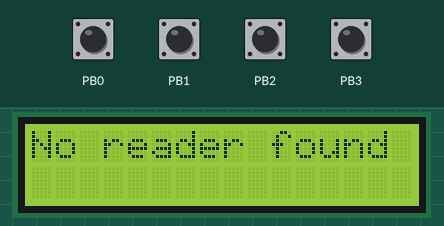
Simulated run of this program. Board: ATmega16, built with avr-gcc and emulated at 7.3728 MHz. Shown: 16×2 character LCD. Wiring (inferred from the names in the program): character LCD (HD44780): RS PD5; R/W PD6; E PD7; data PD0, PD1, PD2, PD3. The test bench sets the inputs (shaded band); at power-on: PB0–3 HIGH. EEPROM starts erased.

Above: at 1.1 s.
At 5.3 s:
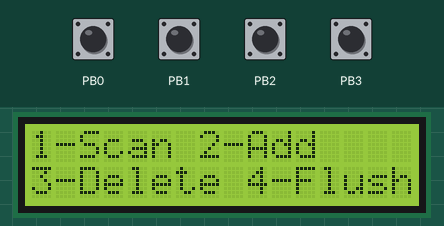
5.4 s: PB3 pulled LOW for 1.4 s
At 6.4 s:
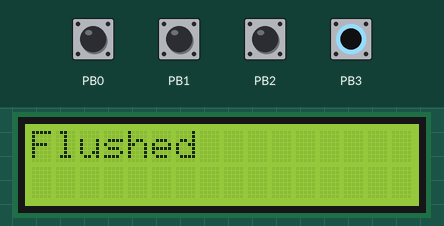
9.1 s: PB0 pulled LOW for 1.4 s
At 10.7 s:
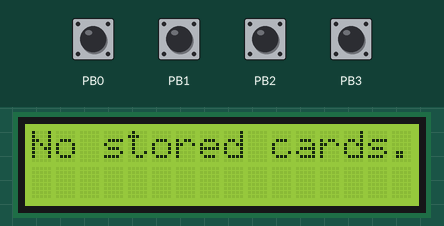
13.1 s: PB1 pulled LOW for 1.4 s
At 15.1 s:
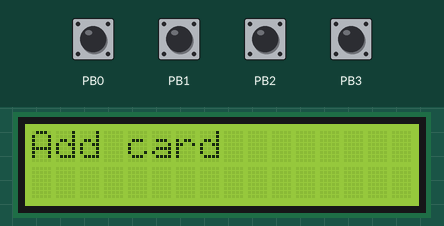
Timing chart, 0 to 16.6 s (numbered marks = the images above; inputs shaded):
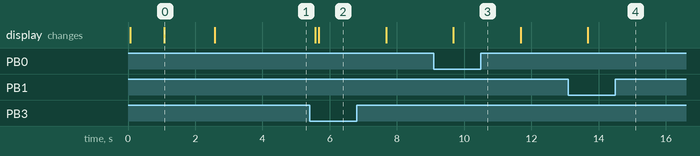

The program:

main.c
```c
#define F_CPU 7372800UL
#include <avr/io.h>
#include <util/delay.h>
#include <stdlib.h>
#include <avr/eeprom.h>
#include "lcd.h"
#include "spi.h"
#include "mfrc522.h"
#include <string.h>

uint8_t SelfTestBuffer[64];

char card1[11];
char card2[11];
char card3[11];
char empty[] = "0000000000";

int card1_empty = 0;
int card2_empty = 0;
int card3_empty = 0;

int scan = 0;
int delete = 0;
int add = 0;
int flush = 0;

void eeprom_read() {
	eeprom_read_block((void*)&card1, (const void*)0, 10);
	eeprom_read_block((void*)&card2, (const void*)10, 10);
	eeprom_read_block((void*)&card3, (const void*)20, 10);
}

void eeprom_flush(int n) {
	if(n == 1 || n == 4) eeprom_write_block((void*)&empty, (void*)0, 10);
	if(n == 2 || n == 4) eeprom_write_block((void*)&empty, (void*)10, 10);
	if(n == 3 || n == 4) eeprom_write_block((void*)&empty, (void*)20, 10);
}

void write_card(int n){
	if(n == 1) eeprom_write_block((void*)&card1, (void*)0, 10);
	if(n == 2) eeprom_write_block((void*)&card2, (void*)10, 10);
	if(n == 3) eeprom_write_block((void*)&card3, (void*)20, 10);
}


int card_empty_check(int n) {
	if(n == 1) {
		if(!strcmp(card1,empty)) return 1;
	}
	if(n == 2) {
		if(!strcmp(card2,empty)) return 1;
	}
	if(n == 3) {
		if(!strcmp(card3,empty)) return 1;
	}

	return 0;
}

int full_card_empty_check() {
	for(int i = 1; i < 4; i++) {
		if(!card_empty_check(i)) return 0;
	}

	return 1;
}

void menu_reset() {
	lcd_clrscr();
	lcd_puts("1-Scan 2-Add");
	lcd_gotoxy(0,1);
	lcd_puts("3-Delete 4-Flush");

	scan = 0;
	add = 0;
	delete = 0;
	flush = 0;
}

void init() {
	DDRD |= _BV(4);

	DDRB = 0x00;
	PORTB = 0x0f;

	TCCR1A = _BV(COM1B1) | _BV(WGM10);
	TCCR1B = _BV(WGM12) | _BV(CS11);
	OCR1B = 96;
	lcd_init(LCD_DISP_ON);
	lcd_clrscr();
}

int main() {
	uint8_t byte;
	uint8_t str[16];
	char rez[11];
	_delay_ms(50);
	char temp[11];
	int flag=0;

	init();
	eeprom_read();

	card1_empty = card_empty_check(1);
	card2_empty = card_empty_check(2);
	card3_empty = card_empty_check(3);

	lcd_puts("RFID Reader");

	spi_init();
	_delay_ms(1000);
	lcd_clrscr();
	mfrc522_init();


	byte = mfrc522_read(VersionReg);
	if(byte == 0x92)
	{
		lcd_puts("MIFARE RC522v2");
		lcd_puts("Detected");
	}else if(byte == 0x91 || byte==0x90)
	{
		lcd_puts("MIFARE RC522v1");
		lcd_puts("Detected");
	}else
	{
		lcd_puts("No reader found");
	}

	byte = mfrc522_read(ComIEnReg);
	mfrc522_write(ComIEnReg,byte|0x20);
	byte = mfrc522_read(DivIEnReg);
	mfrc522_write(DivIEnReg,byte|0x80);

	_delay_ms(1500);
	lcd_clrscr();

	menu_reset();

	while(1){
		menu_reset();
		if(bit_is_clear(PINB, 0)) {
			scan = 1;
			add = 0;
			delete = 0;
			lcd_clrscr();
		}

		if(bit_is_clear(PINB, 1)) {
			scan = 0;
			add = 1;
			delete = 0;
			lcd_clrscr();
		}

		if(bit_is_clear(PINB, 2)) {
			scan = 0;
			add = 0;
			delete = 1;
			lcd_clrscr();
		}

		if(bit_is_clear(PINB, 3)) {
			scan = 0;
			add = 0;
			delete = 0;
			flush = 1;
			lcd_clrscr();
		}

		if(scan) {
			if(full_card_empty_check()) {
				lcd_puts("No stored cards.");
				_delay_ms(1000);
			} else {
				lcd_puts("Scan card");
				flag = 1;
				while(flag) {
				byte = mfrc522_request(PICC_REQALL,str);
				if(byte == CARD_FOUND){
					byte = mfrc522_get_card_serial(str);
					if(byte == CARD_FOUND){
						temp[0] = '\0';
						for(byte=0;byte<5;byte++) {
							itoa(str[byte],rez,16);
							strcat(temp,rez);
						}
						flag = 0;
						lcd_clrscr();
					}
					else{
						lcd_puts("Error");
					}
				}
			}
				if(!strcmp(card1,temp)) lcd_puts("Card 1 OK.");
				else if(!strcmp(card2,temp)) lcd_puts("Card 2 OK.");
				else if(!strcmp(card3,temp)) lcd_puts("Card 3 OK.");
				else lcd_puts("Unknown card.");
			}
		}

		if(delete) {
			if(full_card_empty_check()) {
				lcd_puts("No stored cards.");
				_delay_ms(1000);
			}else {
				lcd_puts("Delete card");

				flag = 1;
				while(flag) {
					byte = mfrc522_request(PICC_REQALL,str);
					if(byte == CARD_FOUND){
						byte = mfrc522_get_card_serial(str);
						if(byte == CARD_FOUND){
							temp[0] = '\0';
							for(byte=0;byte<5;byte++) {
								itoa(str[byte],rez,16);
								strcat(temp,rez);
							}
							flag = 0;
							lcd_clrscr();
						}
						else{
							lcd_puts("Error");
						}
					}
				}

				if(!strcmp(card1,temp)) {
					eeprom_flush(1);
					strcpy(card1,empty);
					lcd_puts("Card 1 deleted.");
				} else if(!strcmp(card2,temp)) {
					eeprom_flush(2);
					strcpy(card2,empty);
					lcd_puts("Card 2 deleted.");
				}else if(!strcmp(card3,temp)){
					eeprom_flush(3);
					strcpy(card3,empty);
					lcd_puts("Card 3 deleted.");
				} else lcd_puts("Unknown card.");
			}
		}

		if(add) {
			lcd_puts("Add card");
			flag = 1;
			while(flag) {
				byte = mfrc522_request(PICC_REQALL,str);
				if(byte == CARD_FOUND){
					byte = mfrc522_get_card_serial(str);
					if(byte == CARD_FOUND){
						temp[0] = '\0';
						for(byte=0;byte<5;byte++) {
							itoa(str[byte],rez,16);
							strcat(temp,rez);
						}
						flag = 0;
						lcd_clrscr();
					}
					else{
						lcd_clrscr();
						lcd_puts("Error");
						_delay_ms(1000);
						lcd_clrscr();
					}
				}
			}


			if(!strcmp(card1,temp)) lcd_puts("Card 1 exists.");
			else if(!strcmp(card2,temp)) lcd_puts("Card 2 exists.");
			else if(!strcmp(card3,temp)) lcd_puts("Card 3 exists.");
			else if(card_empty_check(1)) {
				strcpy(card1,temp);
				write_card(1);
				lcd_puts("Card 1 saved.");
			}
			else if(card_empty_check(2)) {
				strcpy(card2,temp);
				write_card(2);
				lcd_puts("Card 2 saved.");
			}
			else if(card_empty_check(3)){
				strcpy(card3,temp);
				write_card(3);
				lcd_puts("Card 3 saved.");
			}else lcd_puts("No space.");

			_delay_ms(1000);
		}

		if(flush) {
			eeprom_flush(4);
			strcpy(card1,empty);
			strcpy(card2,empty);
			strcpy(card3,empty);
			lcd_puts("Flushed");
			flush = 0;
			_delay_ms(1000);

		}
		_delay_ms(1000);
	}
}
```

mfrc522.c
```c
#define F_CPU 7372800UL
#include "mfrc522.h"
#include "spi.h"

#if 1
#include "lcd.h"
#endif

void mfrc522_init()
{
	uint8_t byte;
	mfrc522_reset();

	mfrc522_write(TModeReg, 0x8D);
    mfrc522_write(TPrescalerReg, 0x3E);
    mfrc522_write(TReloadReg_1, 30);
    mfrc522_write(TReloadReg_2, 0);
	mfrc522_write(TxASKReg, 0x40);
	mfrc522_write(ModeReg, 0x3D);

	byte = mfrc522_read(TxControlReg);
	if(!(byte&0x03))
	{
		mfrc522_write(TxControlReg,byte|0x03);
	}
}

void mfrc522_write(uint8_t reg, uint8_t data)
{
	ENABLE_CHIP();
	spi_transmit((reg<<1)&0x7E);
	spi_transmit(data);
	DISABLE_CHIP();
}

uint8_t mfrc522_read(uint8_t reg)
{
	uint8_t data;
	ENABLE_CHIP();
	spi_transmit(((reg<<1)&0x7E)|0x80);
	data = spi_transmit(0x00);
	DISABLE_CHIP();
	return data;
}

void mfrc522_reset()
{
	mfrc522_write(CommandReg,SoftReset_CMD);
}

uint8_t	mfrc522_request(uint8_t req_mode, uint8_t * tag_type)
{
	uint8_t  status;
	uint32_t backBits;//The received data bits

	mfrc522_write(BitFramingReg, 0x07);//TxLastBists = BitFramingReg[2..0]	???

	tag_type[0] = req_mode;
	status = mfrc522_to_card(Transceive_CMD, tag_type, 1, tag_type, &backBits);

	if ((status != CARD_FOUND) || (backBits != 0x10))
	{
		status = ERROR;
	}

	return status;
}

uint8_t mfrc522_to_card(uint8_t cmd, uint8_t *send_data, uint8_t send_data_len, uint8_t *back_data, uint32_t *back_data_len)
{
	uint8_t status = ERROR;
    uint8_t irqEn = 0x00;
    uint8_t waitIRq = 0x00;
    uint8_t lastBits;
    uint8_t n;
    uint8_t	tmp;
    uint32_t i;

    switch (cmd)
    {
        case MFAuthent_CMD:		//Certification cards close
		{
			irqEn = 0x12;
			waitIRq = 0x10;
			break;
		}
		case Transceive_CMD:	//Transmit FIFO data
		{
			irqEn = 0x77;
			waitIRq = 0x30;
			break;
		}
		default:
			break;
    }

    //mfrc522_write(ComIEnReg, irqEn|0x80);	//Interrupt request
    n=mfrc522_read(ComIrqReg);
    mfrc522_write(ComIrqReg,n&(~0x80));//clear all interrupt bits
    n=mfrc522_read(FIFOLevelReg);
    mfrc522_write(FIFOLevelReg,n|0x80);//flush FIFO data

	mfrc522_write(CommandReg, Idle_CMD);	//NO action; Cancel the current cmd???

	//Writing data to the FIFO
    for (i=0; i<send_data_len; i++)
    {
		mfrc522_write(FIFODataReg, send_data[i]);
	}

	//Execute the cmd
	mfrc522_write(CommandReg, cmd);
    if (cmd == Transceive_CMD)
    {
		n=mfrc522_read(BitFramingReg);
		mfrc522_write(BitFramingReg,n|0x80);
	}

	//Waiting to receive data to complete
	i = 2000;	//i according to the clock frequency adjustment, the operator M1 card maximum waiting time 25ms???
    do
    {
		//CommIrqReg[7..0]
		//Set1 TxIRq RxIRq IdleIRq HiAlerIRq LoAlertIRq ErrIRq TimerIRq
        n = mfrc522_read(ComIrqReg);
        i--;
    }
    while ((i!=0) && !(n&0x01) && !(n&waitIRq));

	tmp=mfrc522_read(BitFramingReg);
	mfrc522_write(BitFramingReg,tmp&(~0x80));

    if (i != 0)
    {
        if(!(mfrc522_read(ErrorReg) & 0x1B))	//BufferOvfl Collerr CRCErr ProtecolErr
        {
            status = CARD_FOUND;
            if (n & irqEn & 0x01)
            {
				status = CARD_NOT_FOUND;			//??
			}

            if (cmd == Transceive_CMD)
            {
               	n = mfrc522_read(FIFOLevelReg);
              	lastBits = mfrc522_read(ControlReg) & 0x07;
                if (lastBits)
                {
					*back_data_len = (n-1)*8 + lastBits;
				}
                else
                {
					*back_data_len = n*8;
				}

                if (n == 0)
                {
					n = 1;
				}
                if (n > MAX_LEN)
                {
					n = MAX_LEN;
				}

				//Reading the received data in FIFO
                for (i=0; i<n; i++)
                {
					back_data[i] = mfrc522_read(FIFODataReg);
				}
            }
        }
        else
        {
			status = ERROR;
		}

    }

    //SetBitMask(ControlReg,0x80);           //timer stops
    //mfrc522_write(cmdReg, PCD_IDLE);

    return status;
}


uint8_t mfrc522_get_card_serial(uint8_t * serial_out)
{
	uint8_t status;
    uint8_t i;
	uint8_t serNumCheck=0;
    uint32_t unLen;

	mfrc522_write(BitFramingReg, 0x00);		//TxLastBists = BitFramingReg[2..0]

    serial_out[0] = PICC_ANTICOLL;
    serial_out[1] = 0x20;
    status = mfrc522_to_card(Transceive_CMD, serial_out, 2, serial_out, &unLen);

    if (status == CARD_FOUND)
	{
		//Check card serial number
		for (i=0; i<4; i++)
		{
		 	serNumCheck ^= serial_out[i];
		}
		if (serNumCheck != serial_out[i])
		{
			status = ERROR;
		}
    }
    return status;
}
```

mfrc522.h
```c
#ifndef MFRC522_H
#define MFRC522_H

#include <stdint.h>
#include "mfrc522_cmd.h"
#include "mfrc522_reg.h"

#define CARD_FOUND		1
#define CARD_NOT_FOUND	2
#define ERROR			3

#define MAX_LEN			16

//Card types
#define Mifare_UltraLight 	0x4400
#define Mifare_One_S50		0x0400
#define Mifare_One_S70		0x0200
#define Mifare_Pro_X		0x0800
#define Mifare_DESFire		0x4403

// Mifare_One card command word
# define PICC_REQIDL          0x26               // find the antenna area does not enter hibernation
# define PICC_REQALL          0x52               // find all the cards antenna area
# define PICC_ANTICOLL        0x93               // anti-collision
# define PICC_SElECTTAG       0x93               // election card
# define PICC_AUTHENT1A       0x60               // authentication key A
# define PICC_AUTHENT1B       0x61               // authentication key B
# define PICC_READ            0x30               // Read Block
# define PICC_WRITE           0xA0               // write block
# define PICC_DECREMENT       0xC0               // debit
# define PICC_INCREMENT       0xC1               // recharge
# define PICC_RESTORE         0xC2               // transfer block data to the buffer
# define PICC_TRANSFER        0xB0               // save the data in the buffer
# define PICC_HALT            0x50               // Sleep

void mfrc522_init();
void mfrc522_reset();
void mfrc522_write(uint8_t reg, uint8_t data);
uint8_t mfrc522_read(uint8_t reg);
uint8_t	mfrc522_request(uint8_t req_mode, uint8_t * tag_type);
uint8_t mfrc522_to_card(uint8_t cmd, uint8_t *send_data, uint8_t send_data_len, uint8_t *back_data, uint32_t *back_data_len);
uint8_t mfrc522_get_card_serial(uint8_t * serial_out);

#endif
```

mfrc522_cmd.h
```c
#ifndef MFRC522_CMD_H
#define MFRC522_CMD_H

//command set
#define Idle_CMD 				0x00
#define Mem_CMD					0x01
#define GenerateRandomId_CMD	0x02
#define CalcCRC_CMD				0x03
#define Transmit_CMD			0x04
#define NoCmdChange_CMD			0x07
#define Receive_CMD				0x08
#define Transceive_CMD			0x0C
#define Reserved_CMD			0x0D
#define MFAuthent_CMD			0x0E
#define SoftReset_CMD			0x0F

#endif
```

mfrc522_reg.h
```c
#ifndef _MFRC522_REG_H
#define _MFRC522_REG_H

//Page 0 ==> Command and Status
#define Page0_Reserved_1 	0x00
#define CommandReg			0x01
#define ComIEnReg			0x02
#define DivIEnReg			0x03
#define ComIrqReg			0x04
#define DivIrqReg			0x05
#define ErrorReg			0x06
#define Status1Reg			0x07
#define Status2Reg			0x08
#define FIFODataReg			0x09
#define FIFOLevelReg		0x0A
#define WaterLevelReg		0x0B
#define ControlReg			0x0C
#define BitFramingReg		0x0D
#define CollReg				0x0E
#define Page0_Reserved_2	0x0F

//Page 1 ==> Command
#define Page1_Reserved_1	0x10
#define ModeReg				0x11
#define TxModeReg			0x12
#define RxModeReg			0x13
#define TxControlReg		0x14
#define TxASKReg			0x15
#define TxSelReg			0x16
#define RxSelReg			0x17
#define RxThresholdReg		0x18
#define	DemodReg			0x19
#define Page1_Reserved_2	0x1A
#define Page1_Reserved_3	0x1B
#define MfTxReg				0x1C
#define MfRxReg				0x1D
#define Page1_Reserved_4	0x1E
#define SerialSpeedReg		0x1F

//Page 2 ==> CFG
#define Page2_Reserved_1	0x20
#define CRCResultReg_1		0x21
#define CRCResultReg_2		0x22
#define Page2_Reserved_2	0x23
#define ModWidthReg			0x24
#define Page2_Reserved_3	0x25
#define RFCfgReg			0x26
#define GsNReg				0x27
#define CWGsPReg			0x28
#define ModGsPReg			0x29
#define TModeReg			0x2A
#define TPrescalerReg		0x2B
#define TReloadReg_1		0x2C
#define TReloadReg_2		0x2D
#define TCounterValReg_1	0x2E
#define TCounterValReg_2 	0x2F

//Page 3 ==> TestRegister
#define Page3_Reserved_1 	0x30
#define TestSel1Reg			0x31
#define TestSel2Reg			0x32
#define TestPinEnReg		0x33
#define TestPinValueReg		0x34
#define TestBusReg			0x35
#define AutoTestReg			0x36
#define VersionReg			0x37
#define AnalogTestReg		0x38
#define TestDAC1Reg			0x39
#define TestDAC2Reg			0x3A
#define TestADCReg			0x3B
#define Page3_Reserved_2 	0x3C
#define Page3_Reserved_3	0x3D
#define Page3_Reserved_4	0x3E
#define Page3_Reserved_5	0x3F

#endif
```

spi.c
```c
#define F_CPU 7372800UL
#include "spi.h"

#if SPI_CONFIG_AS_MASTER
void spi_init()
{
	//SPI_DDR = (1<<SPI_MOSI)|(1<<SPI_SCK)|(1<<SPI_SS);
	DDRB = (1<<5)|(1<<7)|(1<<4);
	SPCR = (1<<SPE)|(1<<MSTR)|(1<<SPR0);//prescaler 16
}


uint8_t spi_transmit(uint8_t data)
{
	SPDR = data;
	while(!(SPSR & (1<<SPIF)));

	return SPDR;
}

#else
/*void spi_init()
{
	SPI_DDR = (1<<SPI_MISO);
	SPCR = (1<<SPE);
}

uint8_t spi_transmit(uint8_t data)
{
	while(!(SPSR & (1<<SPIF)));
	return SPDR;
}*/
#endif
```

spi.h
```c
#ifndef SPI_H
#define SPI_H

#include "spi_config.h"
#include <stdint.h>

void spi_init();
uint8_t spi_transmit(uint8_t data);

#define ENABLE_CHIP() (SPI_PORT &= (~(1<<SPI_SS)))
#define DISABLE_CHIP() (SPI_PORT |= (1<<SPI_SS))


#endif
```

spi_config.h
```c
#ifndef SPI_CONFIG_H
#define SPI_CONFIG_H

#include <avr/io.h>

/*
 * Set to 1, spi api will work in master mode
 * else in slave mode
 */
#define SPI_CONFIG_AS_MASTER 	1


/*
 * Config SPI pin diagram
 */
#define SPI_DDR		DDRB
#define SPI_PORT	PORTB
#define SPI_PIN		PINB
#define SPI_MOSI	6
#define SPI_MISO	5
#define SPI_SS		4
#define SPI_SCK		7

#endif
```

Source omitted: lcd.c (20937 bytes), lcd.h (10923 bytes)

Measured:
- after the input at 5.4 s, the display: first changes after 0.18 s (image 2 shows a later state)
- after the input at 9.1 s, the display: changes after 0.58 s (image 3)
- after the input at 13.1 s, the display: changes after 0.58 s (image 4)
- what the display in image 0 shows lasts 1.5 s, from 1.1 s to 2.6 s
